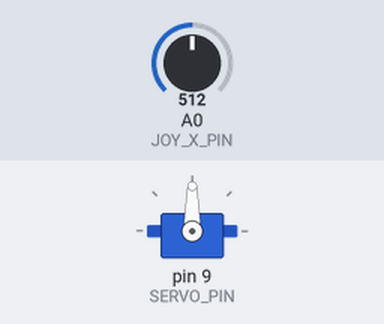
A sketch run on a simulated Arduino Uno, built with avr-gcc and run on an emulated ATmega328P. On the bench: servo. The test bench sets the inputs (shaded band); at power-on: A0 (JOY_X_PIN) = 512.

Above: at 1.2 s.
1.3 s: A0 (JOY_X_PIN) set to 390
At 1.78 s:
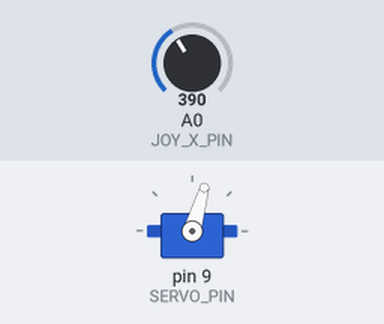
4.3 s: A0 (JOY_X_PIN) set to 716
At 4.64 s:
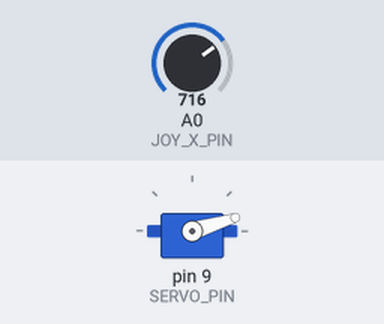
7.3 s: A0 (JOY_X_PIN) set to 122
10.3 s: A0 (JOY_X_PIN) set to 900
At 12.5 s:
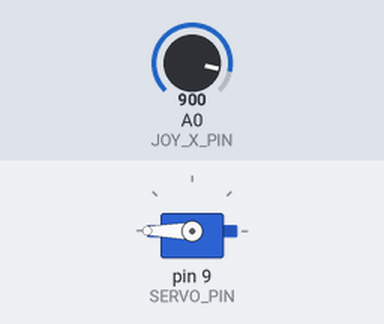
13.3 s: A0 (JOY_X_PIN) set to 306
At 13.76 s:
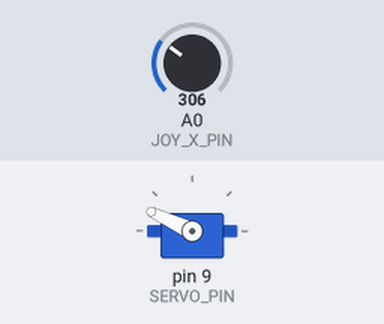
Timing chart, 0 to 17.3 s (numbered marks = the images above; inputs shaded):
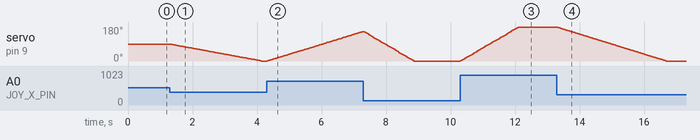

The sketch:

joystick_servo.ino
```cpp
// joystick_servo -- drive the SG90 by hand with the kit's joystick module.
//
// Push the stick right, the servo walks right. Push left, it walks left.
// Let go and it stays where it is. The further you push, the faster it moves.
//
// Wiring (same rails as the radar; the sensor can stay plugged in, it's ignored):
//   Joystick: GND -> blue rail, +5V -> red rail, VRx -> A0   (VRy and SW unused)
//   Servo:    orange -> D9, red -> red rail, brown -> blue rail
//
// If your servo moves the wrong way, flip JOY_DIRECTION to -1.
// Keep hands OFF the stick for the first second after power-up: it measures
// the stick's resting value then. Re-upload radar_joystick.ino for the radar.

#include <Servo.h>

const int SERVO_PIN = 9;
const int JOY_X_PIN = A0;

const int JOY_DIRECTION = 1;   // set to -1 if push-right moves the servo left
const int DEADZONE = 60;       // how far off-center the stick must be to count
const float MAX_SPEED = 2.0;   // degrees per step at full push

Servo servo;
float angle = 90.0;            // start centered
int joyCenter = 512;           // stick's resting reading, measured at boot

void setup() {
  servo.attach(SERVO_PIN);
  servo.write((int)angle);

  // The "centered" reading is half the stick's supply voltage, so it depends on
  // what powers it. Measure it instead of assuming 512; ignore a nonsense value
  // (stick held at boot) and fall back to 512.
  long sum = 0;
  for (int i = 0; i < 16; i++) { sum += analogRead(JOY_X_PIN); delay(5); }
  int measured = sum / 16;
  joyCenter = (measured > 400 && measured < 624) ? measured : 512;
}

void loop() {
  // The stick's X axis reads 0 (full left) to 1023 (full right), joyCenter at rest.
  int x = analogRead(JOY_X_PIN);
  int push = x - joyCenter;

  if (abs(push) > DEADZONE) {
    angle += JOY_DIRECTION * (push / 512.0) * MAX_SPEED;
    angle = constrain(angle, 0.0, 180.0);
    servo.write((int)angle);
  }

  delay(15);   // ~66 updates per second -- smooth but not jittery
}
```

Measured:
- after the input at 1.3 s, servo on pin 9 (SERVO_PIN): moves from 90° to 0° over 2.8 s, starting at once
- after the input at 4.3 s, servo on pin 9 (SERVO_PIN): moves from 0° to 156° over 3.0 s, starting at once
- after the input at 10.3 s, servo on pin 9 (SERVO_PIN): moves from 0° to 180° over 1.8 s, starting at once
- after the input at 13.3 s, servo on pin 9 (SERVO_PIN): moves from 180° to 0° over 3.4 s, starting at once
